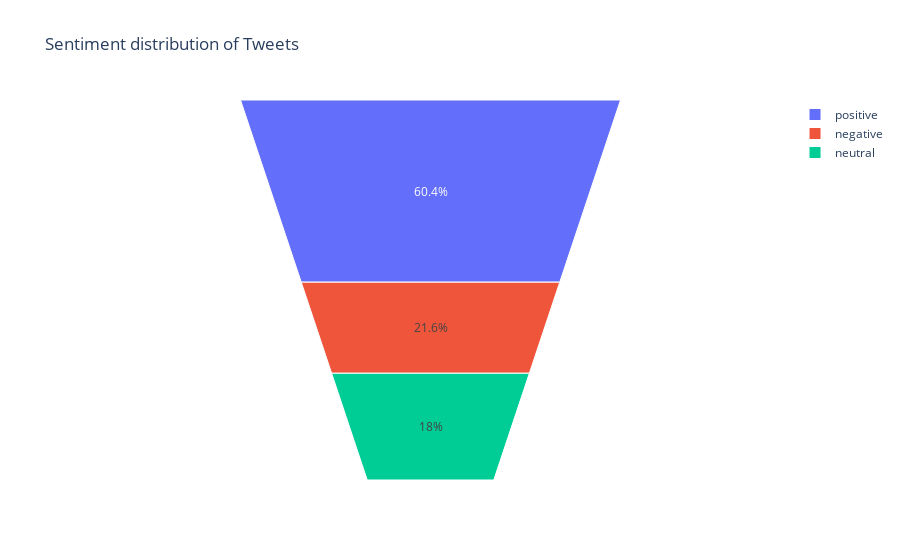

Source (notebook cell):
### Code cell
#funnel chart using plotly for sentiment type counts of tweets
#give title?
import plotly.express as px
fig = px.funnel_area(names=keys,
                    values=values, title="Sentiment distribution of Tweets")

fig.show()

### Figure 1 — Plotly figure (JSON) as saved in the notebook; plotly's stock layout.template omitted (floating-point values rounded to 4 significant figures)
{"data": [{"domain": {"x": [0, 1], "y": [0, 1]}, "hovertemplate": "label=%{label}<br>value=%{value}<extra></extra>", "labels": ["positive", "negative", "neutral"], "legendgroup": "", "name": "", "showlegend": true, "type": "funnelarea", "values": [84, 30, 25]}], "layout": {"legend": {"tracegroupgap": 0}, "title": {"text": "Sentiment distribution of Tweets"}}}
